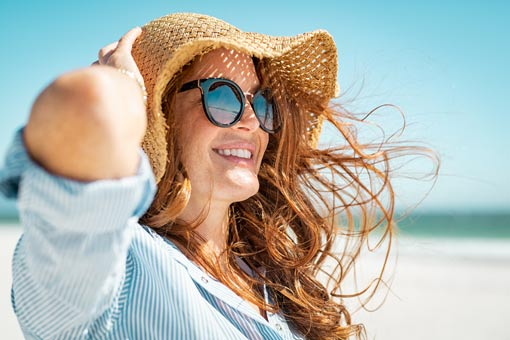
#> input picture week2/practica/geometric_transformations/images/lenna.jpg, 510 x 340 px
$ python geometric_transformations_PIL.py
#> lines starting #> are read from the running program, lines starting #| are printed output that depends on the picture
import matplotlib.pyplot as plt
from PIL import Image, ImageOps
import numpy as np


# funcion para plotear 2 imgenes juntas
def plot_image(image_1, image_2,title_1="Orignal",title_2="New Image"):
    plt.figure(figsize=(10,10))
    plt.subplot(1, 2, 1)
    plt.imshow(image_1,cmap="gray")
    plt.title(title_1)
    plt.subplot(1, 2, 2)
    plt.imshow(image_2,cmap="gray")
    plt.title(title_2)
    plt.show()

# GEOMETRIC TRANSFORMATIONS
# example: resize, shift, reshape, rotate
image = Image.open("images/lenna.jpg")
#> image is the input picture: PIL image 510x340 RGB; mean R, G, B 178.4, 180.8, 172.2
# plt.imshow(image)
# plt.show()

# escalamos: duplicamos el eje horizontal
# usamos la funcion resize()
width, height = image.size
#> width = 510; height = 340
new_width = 2 * width
#> new_width = 1020
new_image = image.resize((new_width, height))
# plt.imshow(new_image)
# plt.show()

# ploteamos ambas imagenes juntas
plot_image(image, new_image, 'Original', 'Scaled horizontally')

# ahora escalamos el eje vertical
new_height = 2 * height
#> new_height = 680
new_image = image.resize((width, new_height))
#> new_image: PIL image 510x680 RGB
plot_image(image, new_image, 'Original', 'Scaled vertically')

# escalamos tanto vertical como horizontal
new_image = image.resize((new_width, new_height))
#> new_image: PIL image 1020x680 RGB
plot_image(image, new_image, 'Original', 'Scaled')

# si queremos achicar la imagen tenemos q dividir
new_width = width // 2
#> new_width = 255
new_height = height // 2
#> new_height = 170
new_image = image.resize((new_width, new_height))
#> new_image: PIL image 255x170 RGB
plot_image(image, new_image, 'Original', 'Shrinked')

# ROTATION
# usamos la funcion rotate(theta)
theta = 45
new_image = image.rotate(theta)
#> new_image: PIL image 510x340 RGB
plot_image(image, new_image, 'Original', 'Rotated')

# OPERACIONES MATEMATICAS
# ARRAY OPERATIONS
# convertimos la imagen a un array
image = np.array(image)
# le sumamos una constante
# esto le suma esa consante a cada pixel de la imagen
# cambiando su intensidad
new_image = image + 20
#> new_image: shape (340, 510, 3)
plot_image(image, new_image, 'Original', 'Added constant')
# tambien podemos multiplicar los pixeles
new_image = image * 10
plot_image(image, new_image, 'Original', 'Multiplied constant')
# podemos tmb sumar un array del mismo tamano
# definimos una "imagen" con pixel de intensidad random
# esta imagen va a llamarse Noise pq es ruido para la imagen original
Noise = np.random.normal(0, 20, (height, width, 3)).astype(np.uint8)
new_image = image + Noise
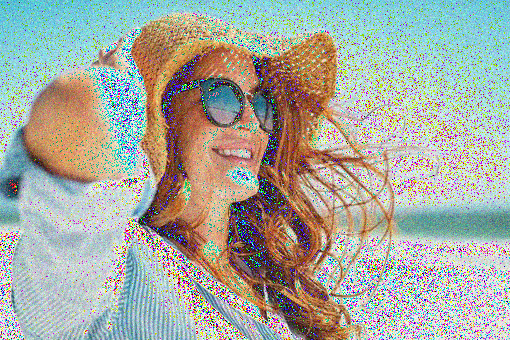
#> new_image: shape (340, 510, 3); mean R, G, B 166.6, 170.1, 160.6
plot_image(image, new_image, 'Original', 'Image + Noise')
# de la misa forma lo podemos multiplicar
new_image = image * Noise
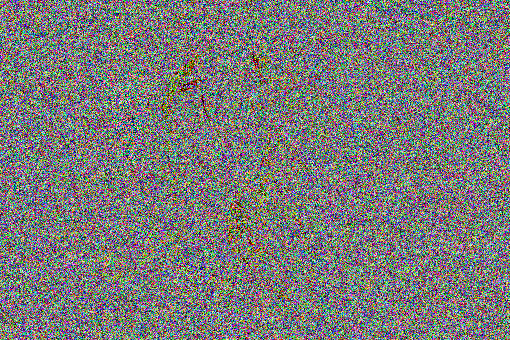
#> new_image: shape (340, 510, 3); mean R, G, B 121.8, 121.7, 120.8
plot_image(image, new_image, 'Original', 'Image * Noise')

# OPERACIONES DE MATRIZ
# Las imagenes en escala de grises son matrices.
im_gray = Image.open("images/barbara.png")
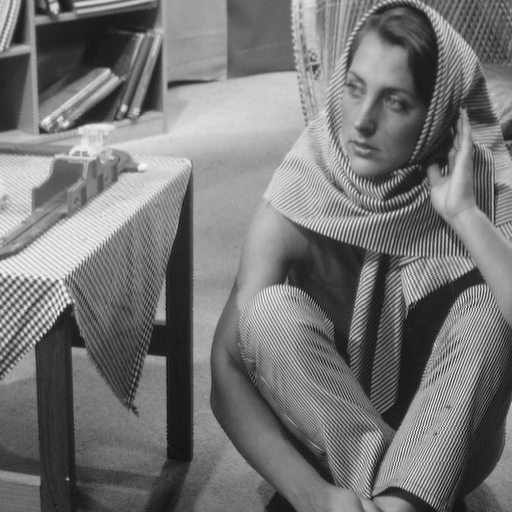
#> input picture week2/practica/geometric_transformations/images/barbara.png, 512 x 512 px
#> im_gray is the input picture: PIL image 512x512 L; min 12, max 246, mean 117.4
im_gray = ImageOps.grayscale(im_gray)
# convertimos a array
im_gray = np.array(im_gray)
plt.imshow(im_gray,cmap='gray')
plt.show()
# Singular Value Descomposition
# descompone la matriz en un producto de 3 matrices
U, s, V = np.linalg.svd(im_gray , full_matrices=True)
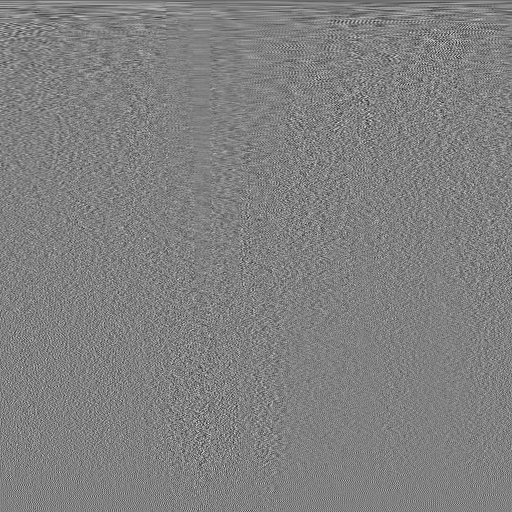
#> V: shape (512, 512) float64; min -0.286, max 0.28, mean -9.44e-05; drawn with min black and max white
#> s = 512 values, max 61863.9 at index 0, min 0.0641 at index 511, mean 535
# print(s.shape)
# vemos q s no es rectangular, entonces lo convertimos en una matriz diagonal
S = np.zeros((im_gray.shape[0], im_gray.shape[1]))
S[:im_gray.shape[0], :im_gray.shape[0]] = np.diag(s)
# ploteamos las matrices U y V
plot_image(U, V, title_1="Matrix U", title_2="Matrix V")
plt.imshow(S, cmap='gray')
plt.show()
# buscamos el resultado del produco de las 3 matrices
# primero multiplicamos S y U y lo asignamo a B
B = S.dot(V)
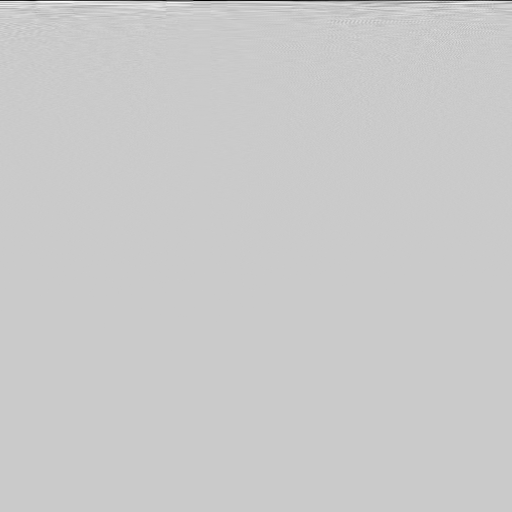
#> B: shape (512, 512) float64; min -3551.5, max 921.8, mean -5.3; drawn with min black and max white
plt.imshow(B,cmap='gray')
plt.show()
# despues si multiplicamos U, S y B veremos toda la imagen
A = U.dot(B)
plt.imshow(A,cmap='gray')
plt.show()
# resulta q muchos elementos son redundantes
# podemos eliminar algunas filas y columnas de Y y de V
# y aproximarnos a la imagen encontrando el producto
for n_component in [1,10,100,200,500]:
    S_new = S[:, :n_component]
    V_new = V[:n_component, :]
    A = U.dot(S_new.dot(V_new))
    plt.imshow(A,cmap='gray')
    plt.title("Number of Components:"+str(n_component))
    plt.show()
#> this loop made 5 passes
#> pass 1, `A = U.dot(S_new.dot(V_new))`:
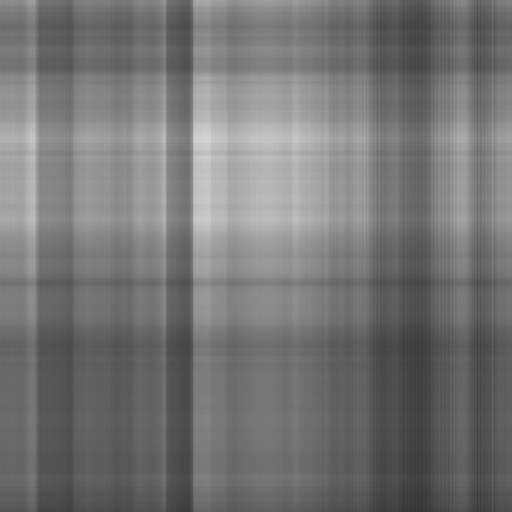
#> A: shape (512, 512) float64; min 52.64, max 212.3, mean 117.3
#> after the loop:
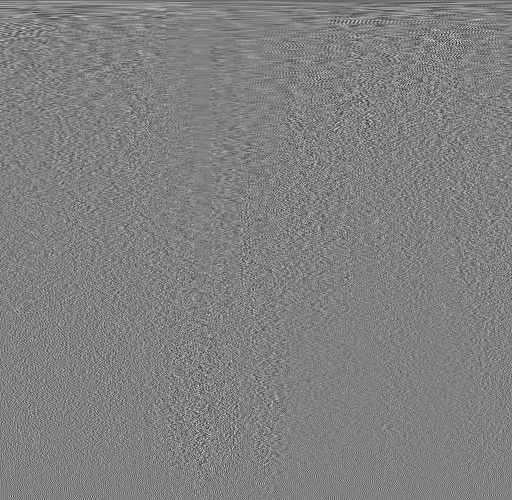
#> V_new: shape (500, 512) float64; min -0.286, max 0.28, mean -9.7e-05; drawn with min black and max white
# podemos ver que con solo 200 componentes ya podemos representar la imagen
